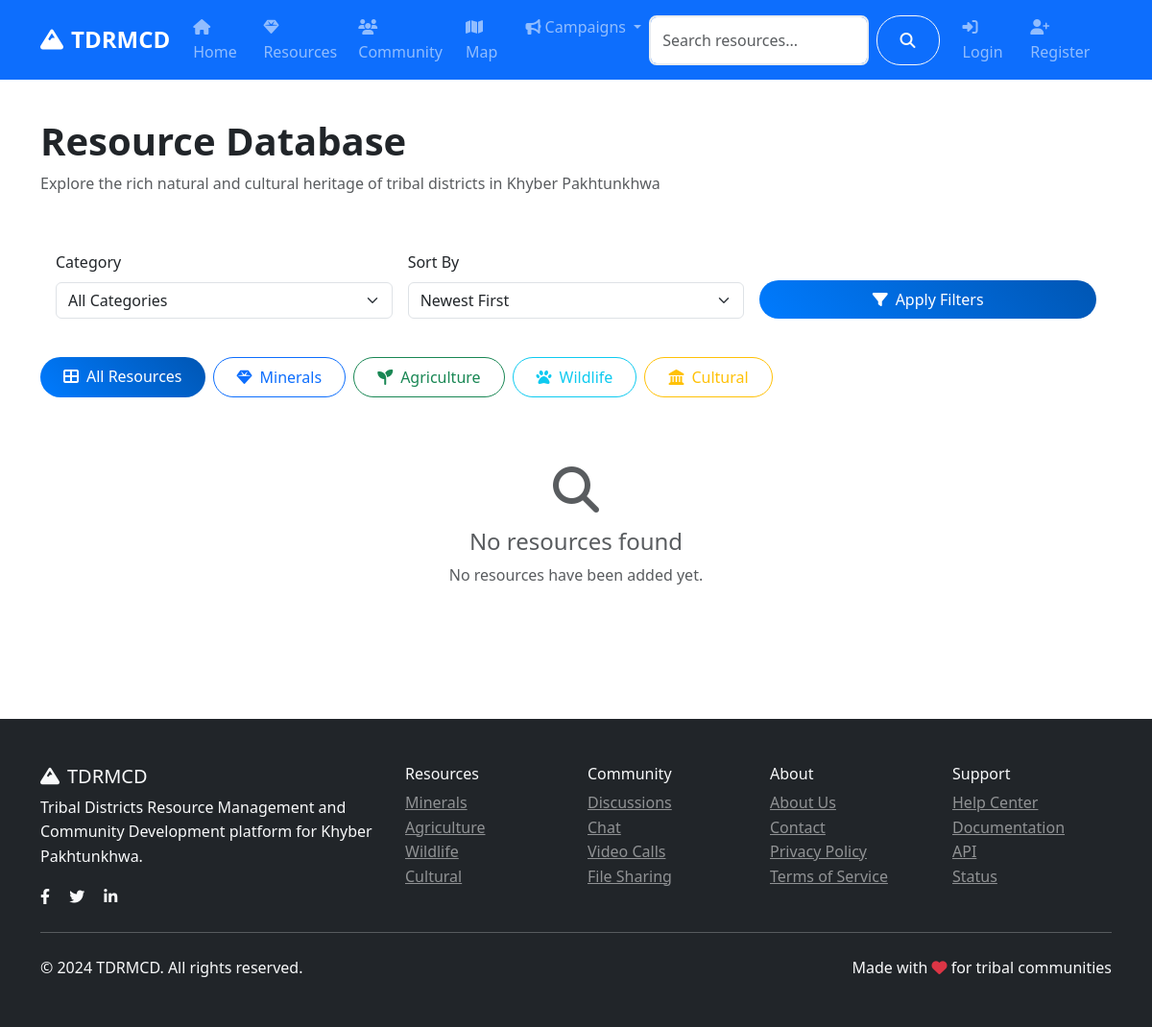
The app's page /resources/, older data.
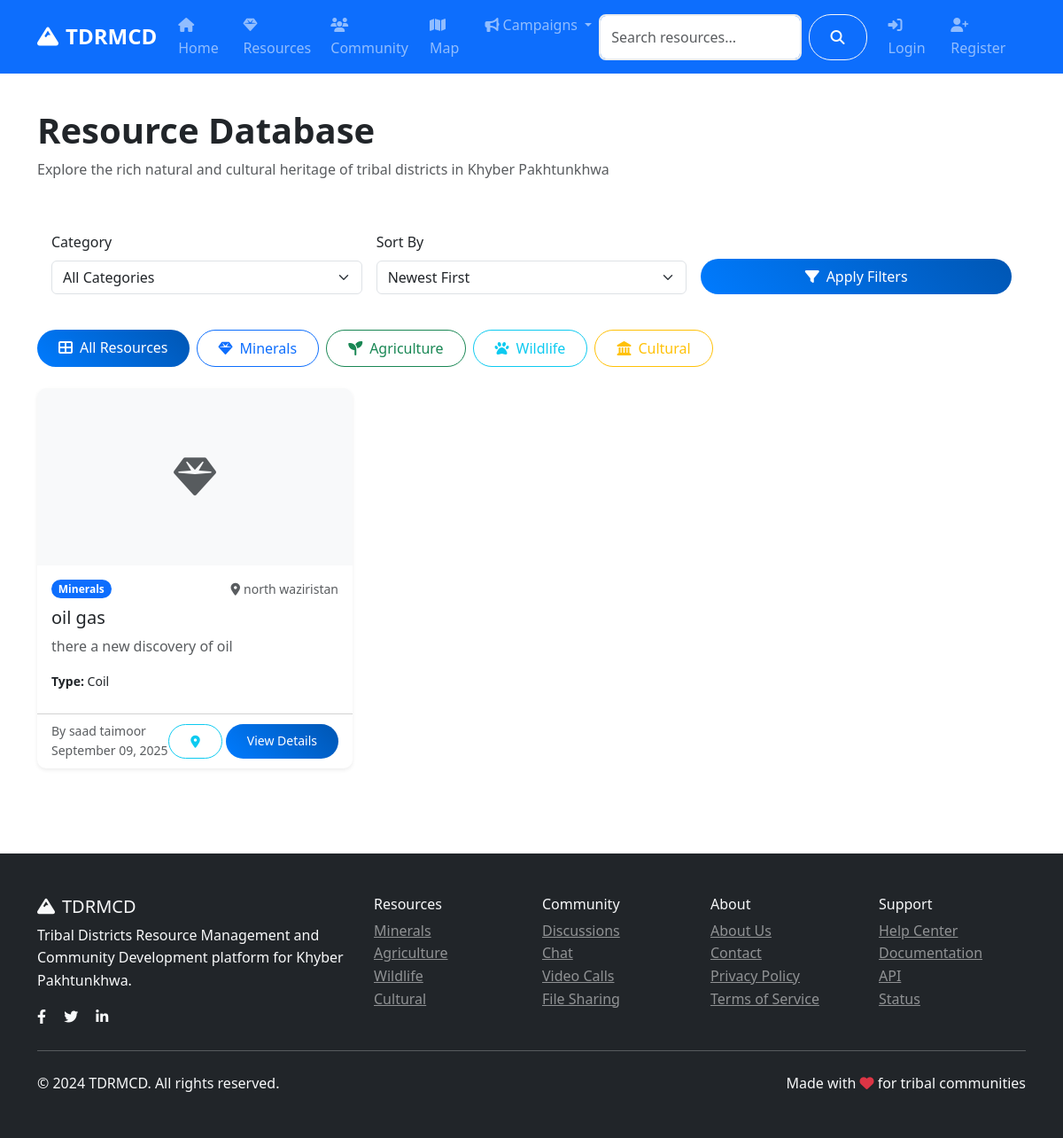
The same page, newer data.
### models.py (models this page shows, shortened)
class Resource(db.Model):
    id = db.Column(db.Integer, primary_key=True)
    title = db.Column(db.String(200), nullable=False)
    description = db.Column(db.Text, nullable=False)
    category = db.Column(db.String(50), nullable=False)  # minerals, agriculture, wildlife, cultural
    subcategory = db.Column(db.String(50))  # gas, copper, coal, wheat, etc.
    location = db.Column(db.String(200))
    latitude = db.Column(db.Float)
    longitude = db.Column(db.Float)
    economic_value = db.Column(db.String(100))
    sustainability_info = db.Column(db.Text)
    image_url = db.Column(db.String(200))
    status = db.Column(db.String(20), default='active')  # active, inactive, under_review
    author_id = db.Column(db.Integer, db.ForeignKey('user.id'), nullable=False)
    created_at = db.Column(db.DateTime, default=datetime.utcnow)
    updated_at = db.Column(db.DateTime, default=datetime.utcnow, onupdate=datetime.utcnow)

class User(UserMixin, db.Model):
    id = db.Column(db.Integer, primary_key=True)
    username = db.Column(db.String(80), unique=True, nullable=False)
    email = db.Column(db.String(120), unique=True, nullable=False)
    password_hash = db.Column(db.String(120), nullable=False)
    first_name = db.Column(db.String(50), nullable=False)
    last_name = db.Column(db.String(50), nullable=False)
    role = db.Column(db.String(20), default='user')  # user, admin, researcher
    location = db.Column(db.String(100))
    bio = db.Column(db.Text)
    avatar = db.Column(db.String(200), default='default.jpg')
    is_active = db.Column(db.Boolean, default=True)
    created_at = db.Column(db.DateTime, default=datetime.utcnow)
    last_seen = db.Column(db.DateTime, default=datetime.utcnow)
    resources = db.relationship('Resource', backref='author', lazy='dynamic')
    posts = db.relationship('CommunityPost', backref='author', lazy='dynamic')
    chat_messages = db.relationship('ChatMessage', backref='sender', lazy='dynamic')
    file_submissions = db.relationship(
        'FileSubmission',
        foreign_keys='FileSubmission.submitter_id',
        backref='submitter',
        lazy='dynamic'
    )
    reviewed_submissions = db.relationship(
        'FileSubmission',
        foreign_keys='FileSubmission.reviewed_by',
        backref='reviewer_user',
        lazy='dynamic'
    )
    notifications = db.relationship('Notification', backref='user', lazy='dynamic')
    def get_full_name(self):
        return f"{self.first_name} {self.last_name}"

### routes/resources.py (the view)
@resources_bp.route('/')
def index():
    page = request.args.get('page', 1, type=int)
    category = request.args.get('category', 'all')
    sort_by = request.args.get('sort', 'newest')
    query = Resource.query.filter_by(status='active')
    if category != 'all':
        query = query.filter_by(category=category)
    if sort_by == 'newest':
        query = query.order_by(Resource.created_at.desc())
    elif sort_by == 'oldest':
        query = query.order_by(Resource.created_at.asc())
    elif sort_by == 'title':
        query = query.order_by(Resource.title.asc())
    resources = query.paginate(
        page=page, per_page=12, error_out=False
    )
    categories = db.session.query(Resource.category).distinct().all()
    categories = [cat[0] for cat in categories]
    return render_template('resources/index.html',
                         resources=resources,
                         categories=categories,
                         current_category=category,
                         current_sort=sort_by)

### templates/resources/index.html (shortened to what the changed rows need)
{% extends "base.html" %}
{% block content %}
<div class="container py-4">
    <div class="row mb-4">
        <div class="col-md-8">
            <h1 class="fw-bold">Resource Database</h1>
        </div>
    </div>
    <div class="row">
        {% if resources.items %}
            {% for resource in resources.items %}
            <div class="col-lg-4 col-md-6 mb-4">
                <div class="card resource-card h-100 shadow-sm">
                    {% if resource.image_url %}
                    <img src="{{ url_for('static', filename='uploads/' + resource.image_url) }}"
                         class="card-img-top" alt="{{ resource.title }}" style="height: 200px; object-fit: cover;">
                    {% else %}
                    <div class="card-img-top bg-light d-flex align-items-center justify-content-center" style="height: 200px;">
                        <i class="fas fa-{{ 'gem' if resource.category == 'minerals' else 'seedling' if resource.category == 'agriculture' else 'paw' if resource.category == 'wildlife' else 'landmark' }} fa-3x text-muted"></i>
                    </div>
                    {% endif %}
                    <div class="card-body">
                        <div class="d-flex justify-content-between align-items-start mb-2">
                            <span class="badge bg-{{ 'primary' if resource.category == 'minerals' else 'success' if resource.category == 'agriculture' else 'info' if resource.category == 'wildlife' else 'warning' }}">
                                {{ resource.category.title() }}
                            </span>
                            {% if resource.location %}
                            <small class="text-muted">
                                <i class="fas fa-map-marker-alt me-1"></i>{{ resource.location }}
                            </small>
                            {% endif %}
                        </div>
                        <h5 class="card-title">{{ resource.title }}</h5>
                        <p class="card-text text-muted">
                            {{ resource.description[:100] }}{% if resource.description|length > 100 %}...{% endif %}
                        </p>
                        {% if resource.subcategory %}
                        <p class="small mb-2">
                            <strong>Type:</strong> {{ resource.subcategory.title() }}
                        </p>
                        {% endif %}
                    </div>
                    <div class="card-footer bg-transparent">
                        <div class="d-flex justify-content-between align-items-center">
                            <small class="text-muted">
                                By {{ resource.author.get_full_name() }}
                                <br>{{ resource.created_at.strftime('%B %d, %Y') }}
                            </small>
                            <div class="d-flex gap-1">
                                {% if resource.latitude and resource.longitude %}
                                <button class="btn btn-sm btn-outline-info"
                                        onclick="showOnMap({{ resource.latitude }}, {{ resource.longitude }}, '{{ resource.title }}')"
                                        data-bs-toggle="tooltip" title="Show on Map">
                                    <i class="fas fa-map-marker-alt"></i>
                                </button>
                                {% endif %}
                                <a href="{{ url_for('resources.detail', id=resource.id) }}"
                                   class="btn btn-sm btn-primary">
                                    View Details
                                </a>
                            </div>
                        </div>
                    </div>
                </div>
            </div>
            {% endfor %}
        {% else %}
        <div class="col-12">
            <div class="card">
                <div class="card-body text-center py-5">
                    <i class="fas fa-search fa-3x text-muted mb-3"></i>
                    <h4 class="text-muted">No resources found</h4>
                    <p class="text-muted">
                        {% if current_category != 'all' %}
                            No resources found in the "{{ current_category }}" category.
                        {% else %}
                            No resources have been added yet.
                        {% endif %}
                    </p>
                </div>
            </div>
        </div>
        {% endif %}
    </div>
</div>
{% endblock %}

Row changes from the older to the newer data that the page shows:
added Resource: category "Minerals", location "north waziristan", title "oil gas", description "there a new discovery of oil", subcategory "Coil", author.get_full_name "saad taimoor", created_at "September 09, 2025"
Text that changed along with them:
text no longer shown: "No resources found No resources have been added yet."
